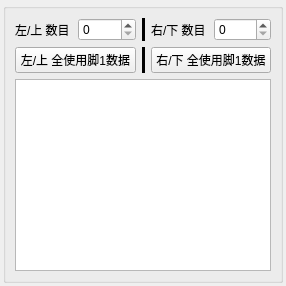
     <widget class="QWidget" name="tab_5">
      <attribute name="title">
       <string>管脚误差范围</string>
      </attribute>
      <layout class="QGridLayout" name="gridLayout_15">
       <property name="leftMargin">
        <number>3</number>
       </property>
       <property name="topMargin">
        <number>3</number>
       </property>
       <property name="rightMargin">
        <number>3</number>
       </property>
       <property name="bottomMargin">
        <number>3</number>
       </property>
       <property name="spacing">
        <number>3</number>
       </property>
       <item row="0" column="0">
        <widget class="QGroupBox" name="groupBox_3">
         <property name="title">
          <string/>
         </property>
         <layout class="QVBoxLayout" name="verticalLayout_3">
          <item>
           <layout class="QHBoxLayout" name="horizontalLayout_24">
            <item>
             <widget class="QLabel" name="label_13">
              <property name="text">
               <string>左/上 数目</string>
              </property>
             </widget>
            </item>
            <item>
             <widget class="QSpinBox" name="sp_LTnum">
              <property name="minimum">
               <number>0</number>
              </property>
              <property name="maximum">
               <number>10</number>
              </property>
             </widget>
            </item>
            <item>
             <widget class="Line" name="line">
              <property name="frameShadow">
               <enum>QFrame::Plain</enum>
              </property>
              <property name="lineWidth">
               <number>3</number>
              </property>
              <property name="orientation">
               <enum>Qt::Vertical</enum>
              </property>
             </widget>
            </item>
            <item>
             <widget class="QLabel" name="label_18">
              <property name="text">
               <string>右/下 数目</string>
              </property>
             </widget>
            </item>
            <item>
             <widget class="QSpinBox" name="sp_RBnum">
              <property name="maximum">
               <number>10</number>
              </property>
             </widget>
            </item>
           </layout>
          </item>
          <item>
           <layout class="QHBoxLayout" name="horizontalLayout_6">
            <item>
             <widget class="QPushButton" name="bt_LTuseLead1">
              <property name="text">
               <string>左/上 全使用脚1数据</string>
              </property>
             </widget>
            </item>
            <item>
             <widget class="Line" name="line_2">
              <property name="frameShadow">
               <enum>QFrame::Plain</enum>
              </property>
              <property name="lineWidth">
               <number>3</number>
              </property>
              <property name="orientation">
               <enum>Qt::Vertical</enum>
              </property>
             </widget>
            </item>
            <item>
             <widget class="QPushButton" name="bt_RBuseLead1">
              <property name="text">
               <string>右/下 全使用脚1数据</string>
              </property>
             </widget>
            </item>
           </layout>
          </item>
          <item>
           <widget class="QTableWidget" name="table_error"/>
          </item>
         </layout>
        </widget>
       </item>
      </layout>
     </widget>
